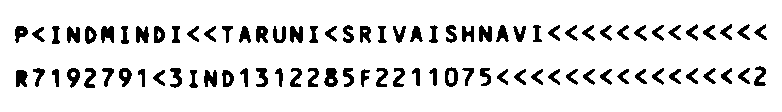
#> input picture Taruni_roi.png, 782 x 112 px
$ python -i ocr_dl.py   (imports and definitions only)   (older library calls are emulated)
#> lines starting #> are read from the running program, lines starting #| are printed output that depends on the picture; after the words box and inside, x2 and y2 are one past the last pixel; in counts of white or black regions, pixels touching at a corner belong together
#> further down, picture is the input picture: shape (112, 782, 3); 89.1% white; 88 black regions, largest, box (x1, y1, x2, y2) and area: (324, 68, 338, 87) 184, (101, 26, 114, 43) 174, (290, 26, 303, 43) 170
import cv2
import numpy as np
import os
import tempfile
import re
from datetime import datetime
from PIL import Image
import pytesseract

# [10 lines left out: function clean_image, not called in this run]

# https://www.pyimagesearch.com/2017/02/20/text-skew-correction-opencv-python/
def align_resize(image):

    gray = cv2.cvtColor(image, cv2.COLOR_BGR2GRAY)
    gray = cv2.bitwise_not(gray)
    thresh = cv2.threshold(gray, 0, 255, cv2.THRESH_BINARY | cv2.THRESH_OTSU)[1]

    coords = np.column_stack(np.where(thresh > 0))
#> coords = 9579 pairs, first value 24 to 87, second value 15 to 766
    angle = cv2.minAreaRect(coords)[-1]
#> angle = -89.83

    if angle < -45:
        angle = -(90 + angle)
#> angle = -0.174
    else:
        angle = -angle

    # rotate the image to deskew it
    (h, w) = image.shape[:2]
#> h = 112; w = 782
    center = (w // 2, h // 2)
#> center = (391, 56)
    M = cv2.getRotationMatrix2D(center, angle, 1.0)
#> M = [[1, -0.00303, 0.171], [0.00303, 1, -1.18]]
    rotated = cv2.warpAffine(image, M, (w, h), flags=cv2.INTER_CUBIC, borderMode=cv2.BORDER_REPLICATE)
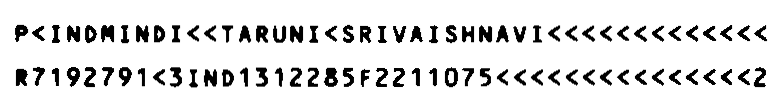
#> rotated: shape (112, 782, 3); min 0, max 255, mean 227.1

    temp_file = tempfile.NamedTemporaryFile(delete=False, suffix='.jpg')
    temp_filename = temp_file.name
    cv2.imwrite(temp_filename, rotated)

    print("[INFO] angle: {:.3f}".format(angle))
#| [INFO] angle: -0.174

    #Resizing image
    im = Image.open(temp_filename)
    im_resized = im.resize((640,480), Image.ANTIALIAS)
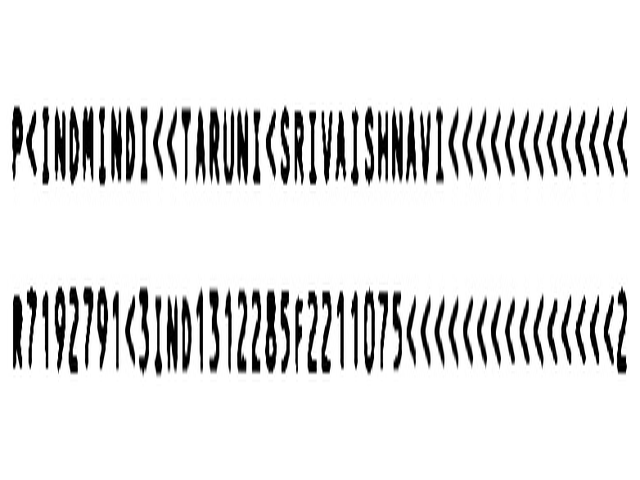
#> im_resized: PIL image 640x480 RGB; min 0, max 255, mean 226.9
    im_resized.save(temp_filename, dpi=(300, 300))  # best for OCR

    image_align_resize = cv2.imread(temp_filename)
#> image_align_resize: shape (480, 640, 3); min 0, max 255, mean 226.8
    return image_align_resize

# [82 lines left out: functions text_extract, extractDL, not called in this run]

>>> import cv2
>>> picture = cv2.imread('Taruni_roi.png')
>>> result = align_resize(picture)
